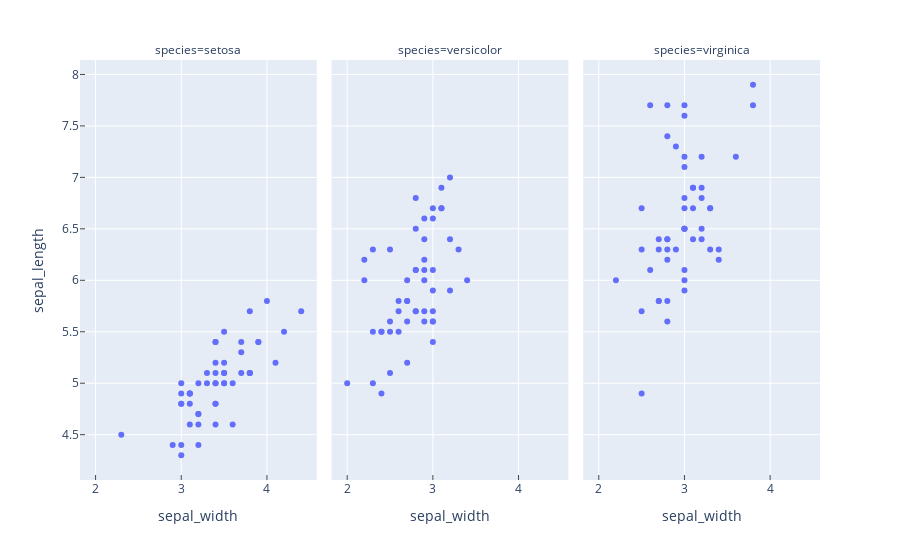

Source (notebook cell):
### Code cell
import plotly.express as px
df = px.data.iris()

fig = px.scatter(df, x="sepal_width", y="sepal_length", facet_col="species")
fig.update_xaxes(ticks="inside")
fig.update_yaxes(ticks="inside", col=1)

fig.show()

### Figure 1 — Plotly figure (JSON) as saved in the notebook; plotly's stock layout.template omitted (floating-point values rounded to 4 significant figures)
{"data": [{"hovertemplate": "species=setosa<br>sepal_width=%{x}<br>sepal_length=%{y}<extra></extra>", "legendgroup": "", "marker": {"color": "#636efa", "symbol": "circle"}, "mode": "markers", "name": "", "orientation": "v", "showlegend": false, "type": "scatter", "x": [3.5, 3, 3.2, 3.1, 3.6, 3.9, 3.4, 3.4, 2.9, 3.1, 3.7, 3.4, 3, 3, 4, 4.4, 3.9, 3.5, 3.8, 3.8, 3.4, 3.7, 3.6, 3.3, 3.4, 3, 3.4, 3.5, 3.4, 3.2, 3.1, 3.4, 4.1, 4.2, 3.1, 3.2, 3.5, 3.1, 3, 3.4, 3.5, 2.3, 3.2, 3.5, 3.8, 3, 3.8, 3.2, 3.7, 3.3], "xaxis": "x", "y": [5.1, 4.9, 4.7, 4.6, 5, 5.4, 4.6, 5, 4.4, 4.9, 5.4, 4.8, 4.8, 4.3, 5.8, 5.7, 5.4, 5.1, 5.7, 5.1, 5.4, 5.1, 4.6, 5.1, 4.8, 5, 5, 5.2, 5.2, 4.7, 4.8, 5.4, 5.2, 5.5, 4.9, 5, 5.5, 4.9, 4.4, 5.1, 5, 4.5, 4.4, 5, 5.1, 4.8, 5.1, 4.6, 5.3, 5], "yaxis": "y"}, {"hovertemplate": "species=versicolor<br>sepal_width=%{x}<br>sepal_length=%{y}<extra></extra>", "legendgroup": "", "marker": {"color": "#636efa", "symbol": "circle"}, "mode": "markers", "name": "", "orientation": "v", "showlegend": false, "type": "scatter", "x": [3.2, 3.2, 3.1, 2.3, 2.8, 2.8, 3.3, 2.4, 2.9, 2.7, 2, 3, 2.2, 2.9, 2.9, 3.1, 3, 2.7, 2.2, 2.5, 3.2, 2.8, 2.5, 2.8, 2.9, 3, 2.8, 3, 2.9, 2.6, 2.4, 2.4, 2.7, 2.7, 3, 3.4, 3.1, 2.3, 3, 2.5, 2.6, 3, 2.6, 2.3, 2.7, 3, 2.9, 2.9, 2.5, 2.8], "xaxis": "x2", "y": [7, 6.4, 6.9, 5.5, 6.5, 5.7, 6.3, 4.9, 6.6, 5.2, 5, 5.9, 6, 6.1, 5.6, 6.7, 5.6, 5.8, 6.2, 5.6, 5.9, 6.1, 6.3, 6.1, 6.4, 6.6, 6.8, 6.7, 6, 5.7, 5.5, 5.5, 5.8, 6, 5.4, 6, 6.7, 6.3, 5.6, 5.5, 5.5, 6.1, 5.8, 5, 5.6, 5.7, 5.7, 6.2, 5.1, 5.7], "yaxis": "y2"}, {"hovertemplate": "species=virginica<br>sepal_width=%{x}<br>sepal_length=%{y}<extra></extra>", "legendgroup": "", "marker": {"color": "#636efa", "symbol": "circle"}, "mode": "markers", "name": "", "orientation": "v", "showlegend": false, "type": "scatter", "x": [3.3, 2.7, 3, 2.9, 3, 3, 2.5, 2.9, 2.5, 3.6, 3.2, 2.7, 3, 2.5, 2.8, 3.2, 3, 3.8, 2.6, 2.2, 3.2, 2.8, 2.8, 2.7, 3.3, 3.2, 2.8, 3, 2.8, 3, 2.8, 3.8, 2.8, 2.8, 2.6, 3, 3.4, 3.1, 3, 3.1, 3.1, 3.1, 2.7, 3.2, 3.3, 3, 2.5, 3, 3.4, 3], "xaxis": "x3", "y": [6.3, 5.8, 7.1, 6.3, 6.5, 7.6, 4.9, 7.3, 6.7, 7.2, 6.5, 6.4, 6.8, 5.7, 5.8, 6.4, 6.5, 7.7, 7.7, 6, 6.9, 5.6, 7.7, 6.3, 6.7, 7.2, 6.2, 6.1, 6.4, 7.2, 7.4, 7.9, 6.4, 6.3, 6.1, 7.7, 6.3, 6.4, 6, 6.9, 6.7, 6.9, 5.8, 6.8, 6.7, 6.7, 6.3, 6.5, 6.2, 5.9], "yaxis": "y3"}], "layout": {"annotations": [{"font": {}, "showarrow": false, "text": "species=setosa", "x": 0.16, "xanchor": "center", "xref": "paper", "y": 1, "yanchor": "bottom", "yref": "paper"}, {"font": {}, "showarrow": false, "text": "species=versicolor", "x": 0.5, "xanchor": "center", "xref": "paper", "y": 1, "yanchor": "bottom", "yref": "paper"}, {"font": {}, "showarrow": false, "text": "species=virginica", "x": 0.84, "xanchor": "center", "xref": "paper", "y": 1, "yanchor": "bottom", "yref": "paper"}], "legend": {"tracegroupgap": 0}, "margin": {"t": 60}, "xaxis": {"anchor": "y", "domain": [0, 0.32], "ticks": "inside", "title": {"text": "sepal_width"}}, "xaxis2": {"anchor": "y2", "domain": [0.34, 0.66], "matches": "x", "ticks": "inside", "title": {"text": "sepal_width"}}, "xaxis3": {"anchor": "y3", "domain": [0.68, 1.0], "matches": "x", "ticks": "inside", "title": {"text": "sepal_width"}}, "yaxis": {"anchor": "x", "domain": [0, 1], "ticks": "inside", "title": {"text": "sepal_length"}}, "yaxis2": {"anchor": "x2", "domain": [0, 1], "matches": "y", "showticklabels": false}, "yaxis3": {"anchor": "x3", "domain": [0, 1], "matches": "y", "showticklabels": false}}}
